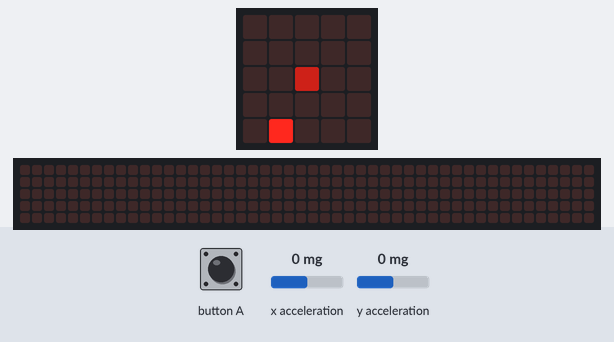
Bench run of a program on a simulated BBC micro:bit running MicroPython. Shown: the board's 5×5 LED display, a strip that is not on the board, showing the scrolling text unrolled. Inputs (shaded band) come from the test bench; at power-on: x acceleration 0 mg, y acceleration 0 mg. Random numbers come from a fixed seed; the 48×5 strip is a reading aid, not a part: it shows the text the display is scrolling, unrolled, one strip-width of it at a time.

Above: at 1.2 s.
1.3 s: button A pressed for 0.15 s
At 1.37 s:
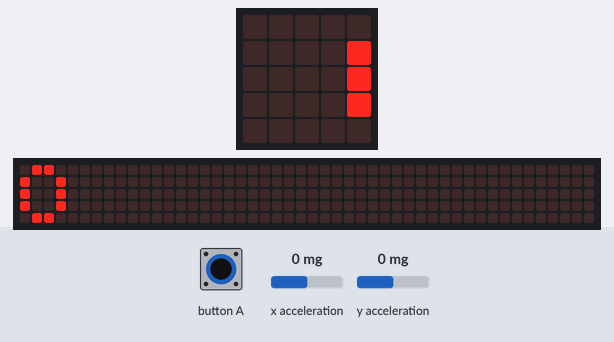
2.0 s: x acceleration set to -1440 mg
At 3.1 s:
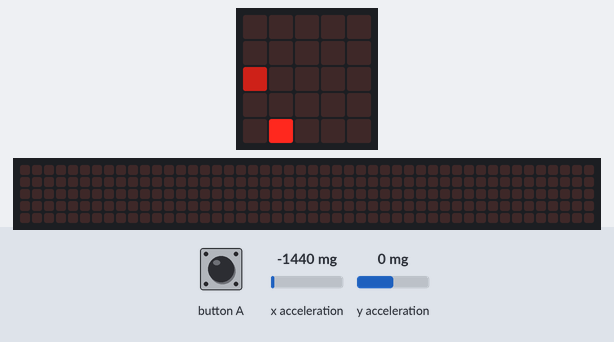
4.1 s: y acceleration set to -1440 mg
At 5.0 s:
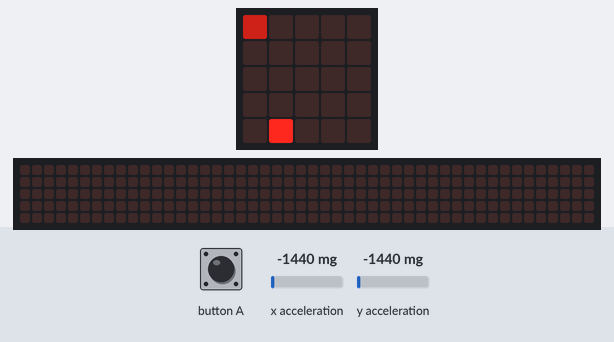
5.6 s: x acceleration set to 0 mg
At 6.2 s:
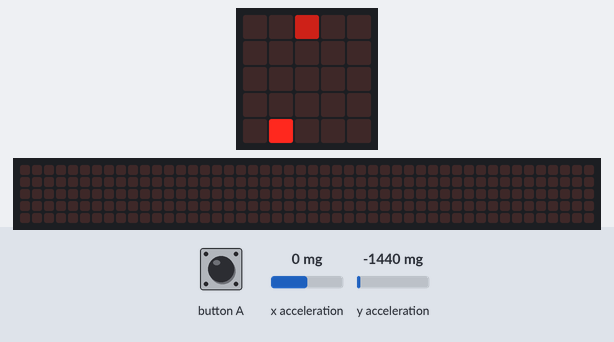
7.1 s: y acceleration set to 0 mg
At 8.3 s:
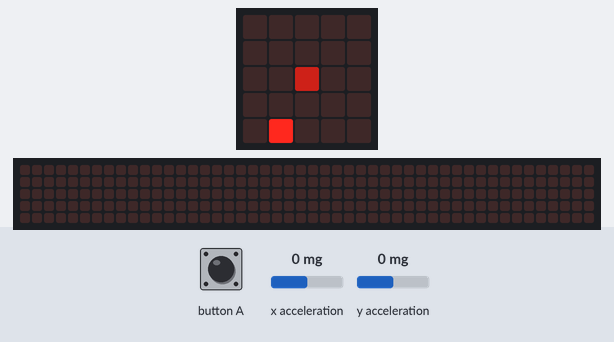
8.6 s: x acceleration set to 750 mg
At 9.6 s:
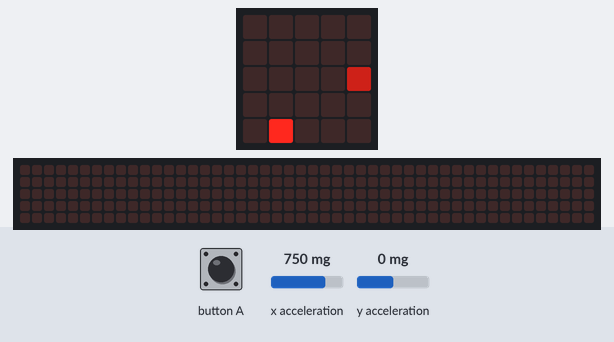
Timing chart, 0 to 11.1 s (numbered marks = the images above; inputs shaded):
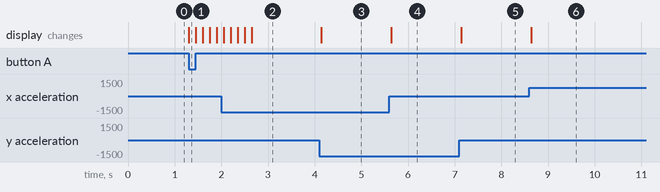

The program:

bubble_box.py
```python
from microbit import *
from random import *

MAX_ACC = 1024
MIN_ACC = -1024
RANGE_ACC = MAX_ACC - MIN_ACC

WIDTH = 5
HEIGHT = 5
SENSITIVITY = 100

def get_x_movement() -> int:
    x = accelerometer.get_x()
    return int(((x - MIN_ACC) / RANGE_ACC) * WIDTH)


def get_y_movement() -> int:
    y = accelerometer.get_y()
    return int(((y - MIN_ACC) / RANGE_ACC) * HEIGHT)


score = 0

ball_x = WIDTH // 2
ball_y = HEIGHT // 2

hole_x = randrange(WIDTH)
hole_y = randrange(HEIGHT)

n_ball_x = ball_x
n_ball_y = ball_y

while True:
    if n_ball_x != ball_x or n_ball_y != ball_y:
        display.set_pixel(ball_x, ball_y, 0)

    ball_x = n_ball_x
    ball_y = n_ball_y

    display.set_pixel(ball_x, ball_y, 4)


    n_ball_x = max(0, min(WIDTH - 1, get_x_movement()))
    n_ball_y = max(0, min(WIDTH - 1, get_y_movement()))

    if ball_x == hole_x and ball_y == hole_y:
        display.set_pixel(hole_x, hole_y, 0)
        hole_x = randrange(WIDTH)
        hole_y = randrange(HEIGHT)
        score += 1
        audio.play(Sound.GIGGLE)
    else:
        display.set_pixel(hole_x, hole_y, 9)

    if button_a.is_pressed():
        display.scroll(score, wait=True, loop=False)
```

Measured:
- after the input at 1.3 s, the display: changes at once (image 1)
- after the input at 4.1 s, the display: changes at once (image 3)
- after the input at 5.6 s, the display: changes at once (image 4)
- after the input at 7.1 s, the display: changes at once (image 5)
- after the input at 8.6 s, the display: changes at once (image 6)
